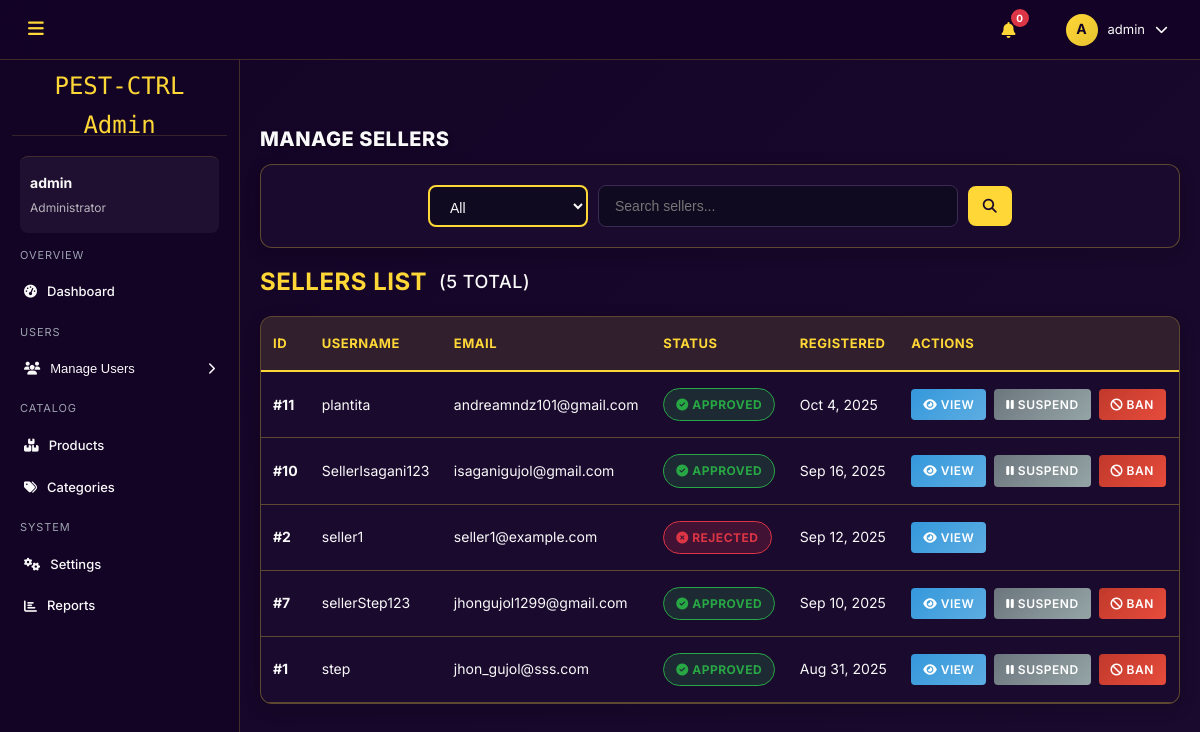
Screenshot of /admin/admin-sellers.php?action=suspend&id=11 (signed in) with the database file from the repository.
### tables this page shows
CREATE TABLE `users` (
  `id` int(11) NOT NULL,
  `username` varchar(50) NOT NULL,
  `email` varchar(100) NOT NULL,
  `password` varchar(255) NOT NULL,
  `remember_token` varchar(64) DEFAULT NULL,
  `user_type` enum('customer','admin','seller') DEFAULT 'customer',
  `is_active` tinyint(1) DEFAULT 1,
  `seller_status` enum('pending','approved','rejected','suspended','banned') DEFAULT 'pending',
  `document_path` varchar(255) DEFAULT NULL,
  `document_verified` tinyint(1) DEFAULT 0,
  `first_name` varchar(50) DEFAULT NULL,
  `last_name` varchar(50) DEFAULT NULL,
  `address` text DEFAULT NULL,
  `phone` varchar(20) DEFAULT NULL,
  `created_at` timestamp NOT NULL DEFAULT current_timestamp(),
  `email_verified` tinyint(1) DEFAULT 0,
  `last_login` datetime DEFAULT NULL,
  `agreed_to_terms` tinyint(1) DEFAULT 0,
  `agreed_to_privacy` tinyint(1) DEFAULT 0
);

### admin/admin-sellers.PHP (the view, shortened to what this page needs)
<?php
require_once '../config/database.php';
require_once 'includes/admin_header.php';
if (isset($_GET['action']) && isset($_GET['id'])) {
    $action = sanitizeInput($_GET['action']);
    $sellerId = intval($_GET['id']);
    $validActions = ['approve', 'reject', 'suspend', 'ban', 'verify_documents', 'unverify_documents', 'restore'];
    if (in_array($action, $validActions)) {
        $stmt = $pdo->prepare("SELECT * FROM users WHERE id = ? AND user_type = 'seller'");
        $stmt->execute([$sellerId]);
    }
}
$statusFilter = isset($_GET['status']) ? sanitizeInput($_GET['status']) : 'all';
$searchTerm = isset($_GET['search']) ? sanitizeInput($_GET['search']) : '';
$page = isset($_GET['page']) ? intval($_GET['page']) : 1;
$limit = 10;
$offset = ($page - 1) * $limit;
$query = "SELECT * FROM users WHERE user_type = 'seller'";
$params = [];
$countParams = [];
$query .= " ORDER BY created_at DESC LIMIT ? OFFSET ?";
$params[] = $limit;
$params[] = $offset;
$stmt = $pdo->prepare($query);
foreach ($params as $key => $value) {
    $paramType = is_int($value) ? PDO::PARAM_INT : PDO::PARAM_STR;
    $stmt->bindValue($key + 1, $value, $paramType);
}
$stmt->execute();
$sellers = $stmt->fetchAll(PDO::FETCH_ASSOC);
$countQuery = "SELECT COUNT(*) as total FROM users WHERE user_type = 'seller'";
$stmt = $pdo->prepare($countQuery);
$stmt->execute($countParams);
$totalSellers = $stmt->fetch(PDO::FETCH_ASSOC)['total'];
?>
<div class="container">
    <h1 style="padding:0; margin: 0 0 10px 0;"><span class="page-heading-title">Manage Sellers</span></h1>
    <div class="filter-section">
        <div class="status-filters">
            <form method="GET" action="admin-sellers.php" class="seller-filter-form">
                <select name="status" class="filter-select" title="Filter by status" onchange="this.form.submit()">
                    <option value="all" <?php echo $statusFilter==='all'?'selected':''; ?>>All</option>
                </select>
                <input type="text" name="search" placeholder="Search sellers..." value="<?php echo htmlspecialchars($searchTerm ?? ''); ?>" class="search-input" />
                <button type="submit" class="btn btn-search" aria-label="Search"><i class="fas fa-search" aria-hidden="true"></i></button>
            </form>
        </div>
    </div>
    <div class="page-title">
        Sellers List
        <span style="color: var(--text-light); font-size: 18px; font-weight: 500;">
            (<?php echo $totalSellers; ?> total)
        </span>
    </div>
    <?php if (empty($sellers)): ?>
        <div style="text-align: center; padding: 40px; color: rgba(249, 249, 249, 0.6);">
            <i class="fas fa-store" style="font-size: 48px; display: block; margin-bottom: 16px; opacity: 0.5;"></i>
            <p>No sellers found.</p>
        </div>
    <?php else: ?>
        <div class="table-container">
            <table>
                <thead>
                    <tr>
                        <th>ID</th>
                        <th>Username</th>
                        <th>Email</th>
                        <th>Status</th>
                        <th>Registered</th>
                        <th>Actions</th>
                    </tr>
                </thead>
                <tbody>
                    <?php foreach ($sellers as $seller): ?>
                        <tr>
                            <td><strong>#<?php echo $seller['id']; ?></strong></td>
                            <td><?php echo htmlspecialchars($seller['username']); ?></td>
                            <td><?php echo htmlspecialchars($seller['email']); ?></td>
                            <td>
                                <span class="status-badge status-<?php echo $seller['seller_status']; ?>">
                                    <i class="fas fa-<?php
                                        switch($seller['seller_status']) {
                                            case 'approved': echo 'check-circle'; break;
                                            case 'rejected': echo 'times-circle'; break;
                                        }
                                    ?>"></i>
                                    <?php echo ucfirst($seller['seller_status']); ?>
                                </span>
                            </td>
                            <td><?php echo date('M j, Y', strtotime($seller['created_at'])); ?></td>
                            <td>
                                <div class="action-buttons">
                                    <a href="seller-details.php?id=<?php echo $seller['id']; ?>" class="btn btn-view">
                                        <i class="fas fa-eye"></i> View
                                    </a>
                                    <?php if ($seller['seller_status'] === 'approved'): ?>
                                        <a href="admin-sellers.php?action=suspend&id=<?php echo $seller['id']; ?>" class="btn btn-suspend">
                                            <i class="fas fa-pause"></i> Suspend
                                        </a>
                                    <?php endif; ?>
                                    <?php if (in_array($seller['seller_status'], ['approved', 'suspended'])): ?>
                                        <a href="admin-sellers.php?action=ban&id=<?php echo $seller['id']; ?>" class="btn btn-ban">
                                            <i class="fas fa-ban"></i> Ban
                                        </a>
                                    <?php endif; ?>
                                </div>
                            </td>
                        </tr>
                    <?php endforeach; ?>
            </tbody>
        </table>
    <?php endif; ?>
</div>

### assets/css/pest-ctrl.css (style rules this page uses)
:root { --primary-dark: #130325; --primary-light: #F9F9F9; --accent-yellow: #FFD736; --accent-white: #F3F3F3; --bg-primary: #130325; --bg-secondary: #F9F9F9; --bg-overlay: rgba(19, 3, 37, 0.9); --text-primary: #130325; --text-secondary: #F9F9F9; --text-muted: rgba(249, 249, 249, 0.7); --border-primary: #F9F9F9; --border-secondary: rgba(249, 249, 249, 0.3); --shadow-light: rgba(0, 0, 0, 0.1); --shadow-medium: rgba(0, 0, 0, 0.2); --shadow-dark: rgba(0, 0, 0, 0.3); --font-primary: 'Inter', -apple-system, BlinkMacSystemFont, 'Segoe UI', Roboto, sans-serif; --font-barcode: 'Libre Barcode 128 Text', monospace; --spacing-xs: 0.25rem; --spacing-sm: 0.5rem; --spacing-md: 1rem; --spacing-lg: 1.5rem; --spacing-xl: 2rem; --spacing-2xl: 3rem; --spacing-3xl: 4rem; --radius-sm: 4px; --radius-md: 8px; --radius-lg: 12px; --radius-xl: 16px; --radius-2xl: 24px; --radius-full: 50px; --transition-fast: 0.15s ease; --transition-normal: 0.3s ease; --transition-slow: 0.5s ease; --z-dropdown: 1000; --z-sticky: 1020; --z-fixed: 1030; --z-modal-backdrop: 1040; --z-modal: 1050; --z-popover: 1060; --z-tooltip: 1070; }
* { margin: 0; padding: 0; box-sizing: border-box; }
html { scroll-behavior: smooth; font-size: 16px; }
body { font-family: var(--font-primary); line-height: 1.6; color: var(--text-primary); background-color: var(--bg-secondary); overflow-x: hidden; }
h1, h2, h3, h4, h5, h6 { font-weight: 800; line-height: 1.2; margin-bottom: var(--spacing-md); }
h1 { font-size: 3.5rem; color: var(--primary-light); text-shadow: 2px 2px 4px var(--shadow-dark); }
.container { max-width: 1200px; margin: 0 auto; padding: 0 var(--spacing-xl); }
.btn { padding: var(--spacing-md) var(--spacing-xl); border: none; border-radius: var(--radius-md); cursor: pointer; font-size: 1rem; font-weight: 600; transition: var(--transition-normal); text-decoration: none; display: inline-block; text-align: center; position: relative; overflow: hidden; }
.btn::before { content: ''; position: absolute; top: 0; left: -100%; width: 100%; height: 100%; background: rgba(255, 255, 255, 0.2); transition: var(--transition-normal); }
body { padding-top: 120px !important; }
main h1, .page-title { text-transform: uppercase; font-size: 28px; line-height: 1.2; font-weight: 800; letter-spacing: 0.5px; margin-bottom: var(--spacing-md); }

### admin/includes/admin_header.php (style rules this page uses)
* { margin: 0; padding: 0; box-sizing: border-box; }
body { font-family: var(--font-primary); background: linear-gradient(135deg, #130325 0%, #1a0a2e 100%); color: #F9F9F9; font-size: 13px; }
:root { --sidebar-width: 240px; --sidebar-width-collapsed: 70px; }
.table-container { margin: 12px 0; overflow-x: auto; }
.status-badge { display: inline-block; padding: 4px 10px; border-radius: 999px; font-size: 12px; font-weight: 700; letter-spacing: 0.2px; }
.status-approved { background: #d4edda; color: #155724; }
.status-rejected { background: #f8d7da; color: #721c24; }
.action-buttons { display: flex; flex-wrap: wrap; gap: 6px; }
.action-buttons a, .action-buttons button, .btn-view, .btn-approve, .btn-reject, .btn-suspend, .btn-ban, .btn-verify, .btn-unverify, .btn-upload, .btn-activate, .btn-deactivate, .btn-delete, .btn-reactivate { display: inline-block; padding: 6px 12px; border-radius: 4px; font-size: 12px; font-weight: 600; text-decoration: none; border: none; transition: all 0.3s ease; cursor: pointer; white-space: nowrap; color: #ffffff; }
.btn-view { background: #17a2b8; }
.btn-reject, .btn-delete, .btn-ban { background: #dc3545; }
.btn-suspend { background: #6c757d; }
.search-input { padding: 8px 15px; border: 1px solid #ddd; border-radius: 5px; width: 360px; flex: 1; }
.btn-search { background: #3498db; color: #ffffff; border: none; padding: 8px 15px; border-radius: 5px; font-size: 12px; font-weight: 600; cursor: pointer; }
.status-filters { display: flex; flex-wrap: wrap; gap: 10px; }

### rows the page displays
users: id "11", username "plantita", email "andreamndz101@gmail.com", seller_status "APPROVED", created_at "Oct 4, 2025"
users: id "10", username "SellerIsagani123", email "isaganigujol@gmail.com", seller_status "APPROVED", created_at "Sep 16, 2025"
users: id "2", username "seller1", email "seller1@example.com", seller_status "REJECTED", created_at "Sep 12, 2025"
users: id "7", username "sellerStep123", email "jhongujol1299@gmail.com", seller_status "APPROVED", created_at "Sep 10, 2025"
users: id "1", username "step", email "jhon_gujol@sss.com", seller_status "APPROVED", created_at "Aug 31, 2025"

### other values shown
substr($_SESSION['username'], 0, 1) "A"
$_SESSION['username'] "admin"
$totalSellers "5"
